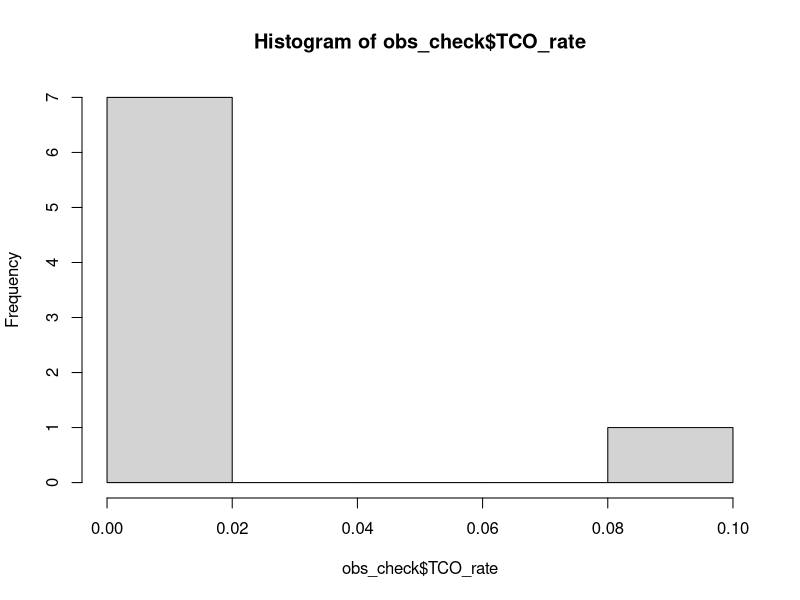

Here is the R script that generated this plot: (Note: this script raises an error after producing the figure.)

# Copy data from:
#https://github.com/StevisonLab/Combination-effects-of-hypoxia-and-low-temperature-in-Drosophila/blob/main/rawdata/merged.csv

#Note: merged data from previous study
merged=read.csv(file="rawdata/merged.csv")

# Anonymize observer columm
merged$observer <- as.numeric(as.factor(merged$observer))

#define haplotype classes
haplotypes=c("wt.wt.wt.wt","y.cv.v.f","y.wt.wt.wt","wt.cv.wt.wt","wt.wt.v.wt","wt.wt.wt.f",      "y.cv.wt.wt","y.cv.v.wt","y.wt.v.wt","y.wt.wt.f","wt.wt.v.f","wt.cv.v.f","wt.cv.v.wt" ,     "wt.cv.wt.f","y.wt.v.f","y.cv.wt.f")
haps_nco=c("wt.wt.wt.wt","mt.mt.mt.mt")
haps_sco=c("y.wt.wt.wt","wt.wt.wt.f","y.cv.wt.wt","y.cv.v.wt","wt.wt.v.f","wt.cv.v.f")
haps_dco=c("wt.cv.wt.wt","wt.wt.v.wt","y.wt.wt.f","wt.cv.v.wt","y.wt.v.f","y.cv.wt.f")
haps_tco=c("y.wt.v.wt","wt.cv.wt.f")

#Clean-up based on potential observer bias as in Novak et al. 2026:
#Check observer triple crossover rates
obs_check=aggregate(merged[, c(haplotypes, "num_males")], by= list(merged$observer), sum)
obs_check$TCO_rate=(obs_check$y.wt.v.wt+obs_check$wt.cv.wt.f)/obs_check$num_males
hist(obs_check$TCO_rate)

#remove small sets
##obs_check=subset(obs_check,obs_check$num_males>50)
#this will happen later

# Levene's Test for Homogeneity of Variance across dataset:
leveneTest(num_offspring~interaction(stock, treatment,day),merged)
# p=1e-06
# Significant heterogeneity of variance detected!!!

#Similar but this time across observers:
leveneTest(num_males~interaction(as.factor(observer),as.factor(F1_cross_vial_num)),merged)
#p=9.469e-10

#TCO rate estimates
mean_tco=mean(obs_check$TCO_rate)
sd_tco=sd(obs_check$TCO_rate)

md=mad(obs_check$TCO_rate)
md

iqr=IQR(obs_check$TCO_rate,na.rm = TRUE)
iqr

# Expected TCO rate across dataset using Comeron Map Distances
exp_tco=(0.12 * 0.21 * 0.24)
exp_tco

#Get list above md/iqr:
obs_check$Group.1[obs_check$TCO_rate>mean_tco+md]
obs_check$Group.1[obs_check$TCO_rate>mean_tco+iqr]

# Observers removed from dataset were:
## Individual #6 did not observe >50 males in the total dataset
## Individual #8 had an excess of TCO events as compared to the rest of the dataset and far beyond expectation

# difference from exp TCO
obs_check$TCO_rate[obs_check$Group.1=="8"]/exp_tco
#15.35577, more than an order of magnitude above expected TCO rate

#Obs #8 was over an order of magnitude above the Expected TCO rate

# Mean TCO without removed observers:
exp_tco
mean_tco
adj_mean=mean(obs_check$TCO_rate[obs_check$Group.1!="6" & obs_check$Group.1!="8"])
adj_mean

# Make plot for supplement: 
#Note: this relies on running the adj_mean code below!
tco_check=ggplot(data=obs_check,aes(x=Group.1,y=TCO_rate))+geom_point()+geom_hline(yintercept = mean_tco ,col="red")+geom_hline(yintercept = exp_tco,col="purple")+geom_hline(yintercept = mean_tco+md,col="grey50")+geom_hline(yintercept = mean_tco+iqr,col="grey30")+geom_hline(yintercept = adj_mean,col="orange")+xlab("Anonymized observer ID")+ylab("Triple Crossover Rate")+geom_text(aes(label=ifelse(TCO_rate>mean_tco+md,as.character(Group.1),ifelse(num_males<50,as.character(Group.1),''))),hjust=0,vjust=0)
tco_check
ggsave("images/Observer_Bias_TCO.png")

#Now remove the observer from the merged dataset
merged=subset(merged,merged$observer!="8")
merged=subset(merged,merged$observer!="6")

# Repeat Levene's Test for Homogeneity of Variance across subsetted dataset:
leveneTest(num_males~interaction(as.factor(observer),as.factor(F1_cross_vial_num)),merged)
#p=0.4531
#No longer detectable heterogeneity across the dataset

#quick summaries
haplotypes=c("wt.wt.wt.wt","y.cv.v.f","y.wt.wt.wt","wt.cv.wt.wt","wt.wt.v.wt","wt.wt.wt.f",      "y.cv.wt.wt","y.cv.v.wt","y.wt.v.wt","y.wt.wt.f","wt.wt.v.f","wt.cv.v.f","wt.cv.v.wt" ,     "wt.cv.wt.f","y.wt.v.f","y.cv.wt.f")
by_treatment=aggregate(merged[, c(haplotypes,"num_offspring")], by =list(merged$treatment,merged$day,merged$stock,merged$F1_cross_vial_num),sum)

by_vialday=aggregate(merged[, c(haplotypes,"num_offspring", "num_females")], by =list(merged$vial,merged$day,merged$stock,merged$treatment,merged$F1_cross_vial_num),sum)
names(by_vialday)[1:5] <- c("vial_num", "vial_letter","Stock","Treatment","F1_vial")

write_csv(by_vialday, "rawdata/byvialday.csv")

by_vial=aggregate(merged[, c(haplotypes, "num_offspring")], by= list(merged$vial_f1col_num), sum)

count_unique <- function(x) length(unique(x))
bc_summary = summaryBy(F1_cross_vial_num~oxygen+temperature+stock,data=merged,FUN = count_unique)
crosses_summary = summaryBy(vial~oxygen+temperature+stock,data=merged,FUN = count_unique)
